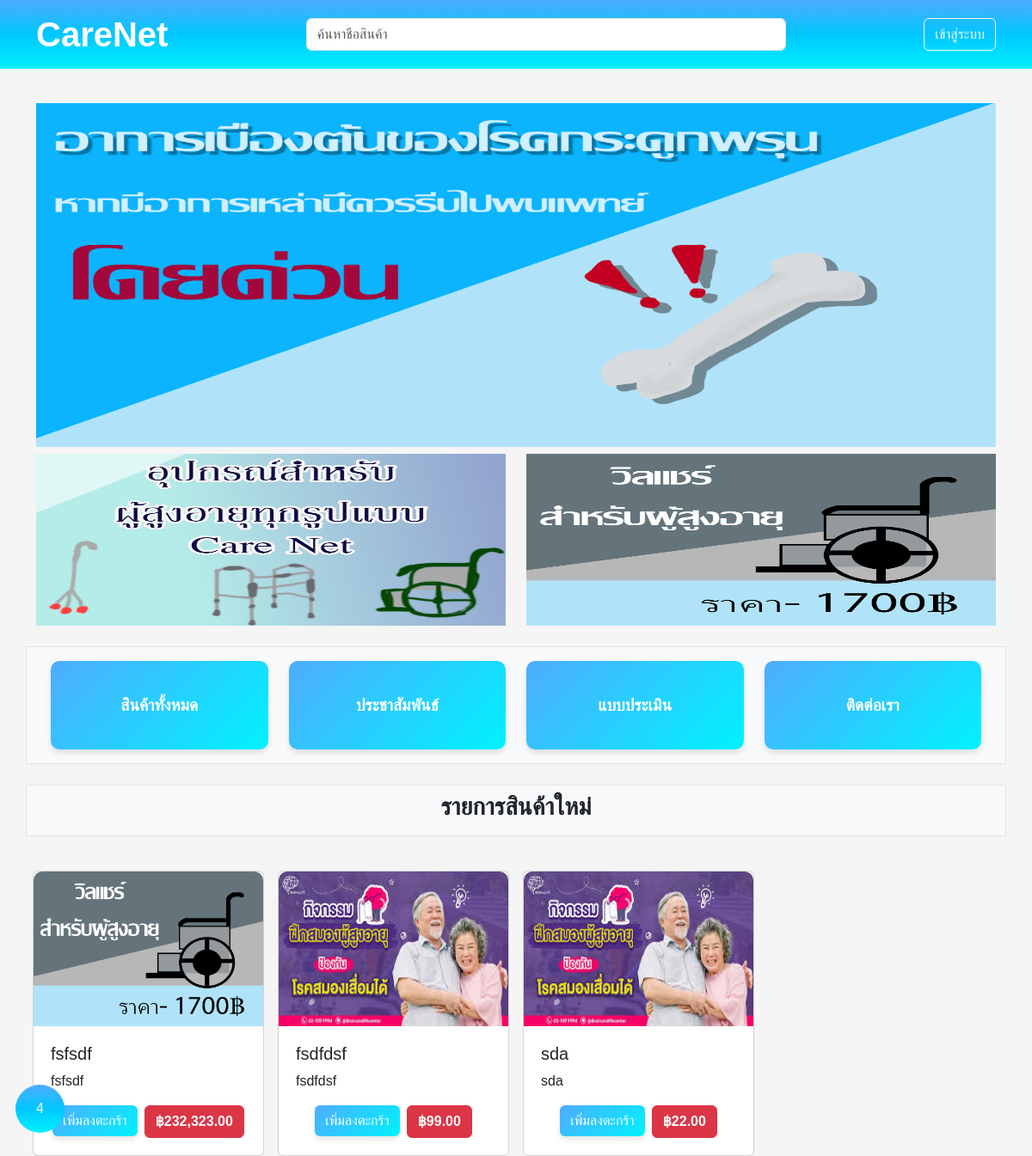
The page / on the database its author committed.
### tables this page shows
CREATE TABLE `products` (
  `product_id` int(11) NOT NULL,
  `name` varchar(50) NOT NULL,
  `detail` text NOT NULL,
  `price` decimal(8,2) NOT NULL,
  `created_at` timestamp NOT NULL DEFAULT current_timestamp() ON UPDATE current_timestamp(),
  `image` text NOT NULL
);

CREATE TABLE `visits` (
  `id` int(11) NOT NULL,
  `visit` int(11) NOT NULL
);

### components/Product/Product.php (the view, shortened to what this page needs)
<div class="container mx-auto mt-4">
     <div class="row bg-light border p-2 mb-4">
          <div class="col-md-12">
               <h3 class="fw-bold text-center">รายการสินค้าใหม่</h3>
          </div>
     </div>
     <div class="row">
          <?php
          $stmt = $conn->query("SELECT * FROM products ORDER BY product_id DESC LIMIT 10");
          $products = $stmt->fetchAll(PDO::FETCH_ASSOC);
          ?>
          <?php if (count($products) > 0): ?>
               <?php foreach ($products as $product): ?>
                    <div class="col-md-3 col-sm-6 g-3">
                         <div class="card">
                              <img src="<?= empty($product['image']) ? 'images/placeholder.jpg' : $product['image'] ?>" class="card-img-top object-fit-fill" alt="Product Image">
                              <div class="card-body">
                                   <h5 class="card-title"><?= mb_strimwidth($product['detail'], 0, 25, '...') ?></h5>
                                   <p class="card-text"><?= mb_strimwidth($product['detail'], 0, 35, '...') ?></p>
                                   <div class="d-flex justify-content-center gap-2">
                                        <form class="add-to-cart-form">
                                             <button type="submit" class="btn btn-cart">เพิ่มลงตะกร้า</button>
                                        </form>
                                        <a href="#" class="btn btn-danger fw-bold">฿<?= number_format($product['price'], 2) ?></a>
                                   </div>
                              </div>
                         </div>
                    </div>
               <?php endforeach; ?>
          <?php else: ?>
               <div class="col-12">
                    <p class="text-center text-muted">ไม่พบสินค้าที่คุณค้นหา</p>
               </div>
          <?php endif; ?>
     </div>
</div>

### visit.php (shortened to what this page needs)
<?php
include "db.php";
$stmt = $conn->query("SELECT visit FROM visits");
$row = $stmt->fetch(PDO::FETCH_ASSOC);
echo $row['visit'];
?>

### globals.css (style rules this page uses)
* { margin: 0; padding: 0; box-sizing: border-box; font-family: sans-serif !important; }
:root { --primary-colr: #0099cc; --secondary-color: #66b3ff; --bg-color: #f5f5f5; }
body { background-color: var(--bg-color) !important; }
a { text-decoration: none !important; }

### components/Product/Product.php (style rules this page uses)
.btn-cart { background: linear-gradient(135deg, #4facfe, #00f2fe); color: white; text-align: center; border: none; box-shadow: 0 4px 6px rgba(0, 0, 0, 0.1); transition: transform 0.3s, box-shadow 0.3s; }
.card img { border-radius: 10px 10px 0 0; height: 180px; object-fit: cover; }
.card-body { padding: 20px; }

### rows shown on the page
products: image (picture), detail "fsfsdf", price "232,323.00"
products: image (picture), detail "fsdfdsf", price "99.00"
products: image (picture), detail "sda", price "22.00"
visits: visit "4"
